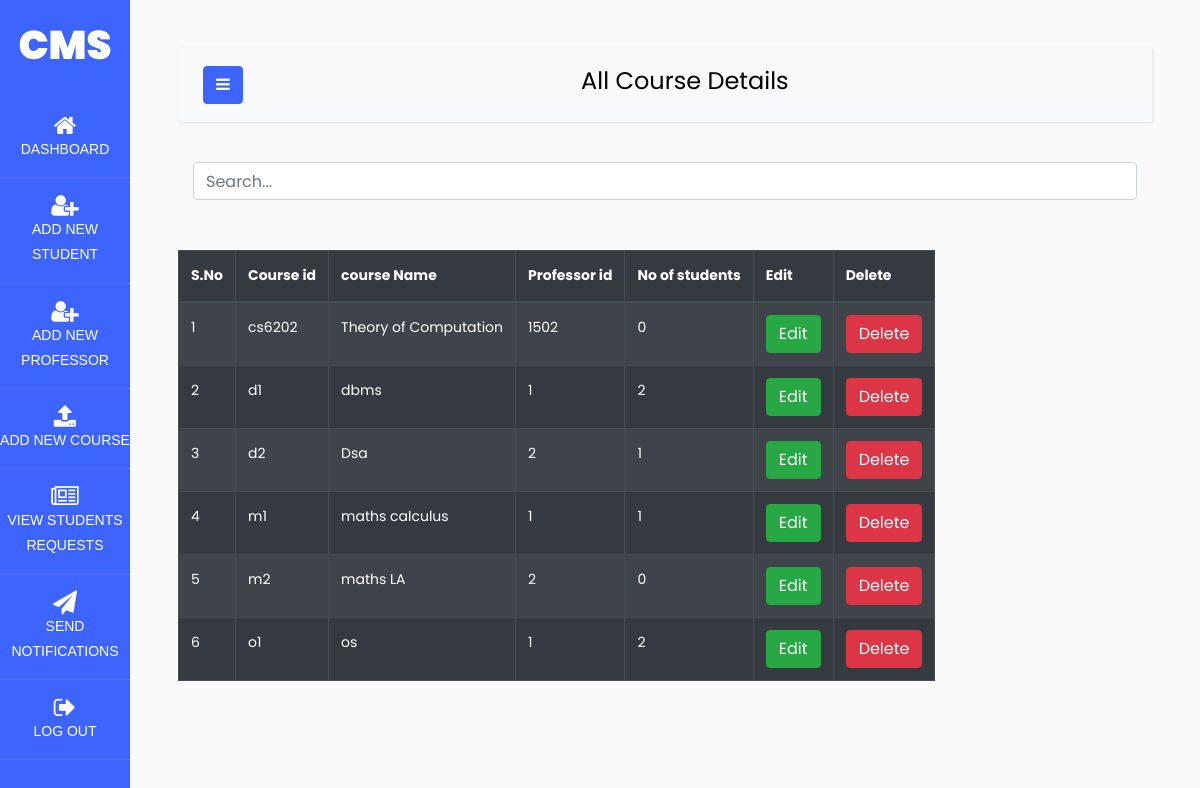
The page /admin_dash/acourse_details.php on the database its author committed.
### tables this page shows
CREATE TABLE `course_details` (
  `courseid` varchar(10) NOT NULL,
  `name` varchar(50) NOT NULL,
  `profno` bigint(20) UNSIGNED NOT NULL
);

### admin_dash/acourse_details.php (the view, shortened to what this page needs)
<?php
require  '../dbconfig/config.php';
?>
<!DOCTYPE html>
<html>
<head>
  <link rel="stylesheet" href="https://stackpath.bootstrapcdn.com/bootstrap/4.3.1/css/bootstrap.min.css">
  <link rel="stylesheet" href="https://maxcdn.bootstrapcdn.com/font-awesome/4.7.0/css/font-awesome.min.css">
  <link rel="stylesheet" href="https://stackpath.bootstrapcdn.com/font-awesome/4.7.0/css/font-awesome.min.css">
  <link rel="stylesheet" href="../dash_style/style.css">
</head>
<body>
  <div class="wrapper d-flex align-items-stretch">
    <nav id="sidebar" class="active">
      <h1><a href="#" class="logo">CMS</a></h1>
      <ul class="list-unstyled components mb-5">
        <li class="active">
          <a href="admindash.php"><span class="fa fa-home"></span>DASHBOARD</a>
        </li>
        <li>
          <a href="add_new_student.php"><span class="fa fa-user-plus"></span>ADD NEW STUDENT</a>
        </li>
        <li>
          <a href="add_new_prof.php"><span class="fa fa-user-plus"></span>ADD NEW PROFESSOR</a>
        </li>
        <li>
          <a href="add_new_course.php"><span class="fa fa-upload"></span>ADD NEW COURSE</a>
        </li>
        <li>
          <a href="view_student_request.php"><span class="fa fa-newspaper-o"></span>VIEW STUDENTS REQUESTS</a>
        </li>
        <li>
          <a href="anotifications.php"><span class="fa fa-paper-plane"></span>SEND NOTIFICATIONS</a>
        </li>
        <li>
          <a href="log_out.php"><span class="fa fa-sign-out"></span>LOG OUT</a>
        </li>
      </ul>
    </nav>
    <div id="content" class="p-4 p-md-5">
      <nav class="navbar navbar-expand-lg navbar-light bg-light">
        <div class="container-fluid">
          <button type="button" id="sidebarCollapse" class="btn btn-primary">
            <i class="fa fa-bars"></i>
          </button>
          <div class='mx-auto text-center'>
            <h4>All Course Details</h4>
          </div>
        </div>
      </nav>
      <div class="container">
        <div class="row">
          <div class="container">
            <div class="row">
              <div class="container">
                <form>
                  <input type="text" name="Search" placeholder="Search..." id="myinput" style="width:100%" class="form-control" />
                  <br>
                  <br>
                </form>
              </div>
              <div style="overflow-x:auto;">
              <table class="table table-bordered table-dark table-striped">
                <thead>
                  <tr>
                    <th>S.No</th>
                    <th>Course id</th>
                    <th>course Name</th>
                    <th>Professor id</th>
                    <th>No of students</th>
                    <th>Edit</th>
                    <th>Delete</th>
                  </tr>
                </thead>
                <tbody class="tbody">
                  <?php
                  $query = "select * from course_details";
                  $result = mysqli_query($con, $query);
                  if ($result->num_rows > 0) {
                    $i = 0;
                    while ($row = $result->fetch_assoc()) {
                      $sql = "select * from student_courses where courseid='{$row['courseid']}'";
                      $query_run = mysqli_query($con, $sql);
                      $i++;
                      echo "<tr>
				       <td>{$i}</td>
					   <td>{$row['courseid']}</td>
			           <td>{$row['name']}</td>
					   <td>{$row['profno']}</td>
					   <td>$query_run->num_rows</td>
					   <td><button type='button' class='btn btn-success editbtn' data-toggle='modal' data-target='#editmodal'>Edit</button></td>
					   <td><button type='button' class='btn btn-danger deletebtn' data-toggle='modal' data-target='#DeleteConfirm'>Delete</button></td>
					   </tr>";
                    }
                  } else {
                    echo "No records found";
                  }
                  ?>
                </tbody>
              </table>
              </div>
</body>
</html>

### rows shown on the page
course_details: courseid "cs6202", name "Theory of Computation", profno "1502", num_rows "0"
course_details: courseid "d1", name "dbms", profno "1", num_rows "2"
course_details: courseid "d2", name "Dsa", profno "2", num_rows "1"
course_details: courseid "m1", name "maths calculus", profno "1", num_rows "1"
course_details: courseid "m2", name "maths LA", profno "2", num_rows "0"
course_details: courseid "o1", name "os", profno "1", num_rows "2"
